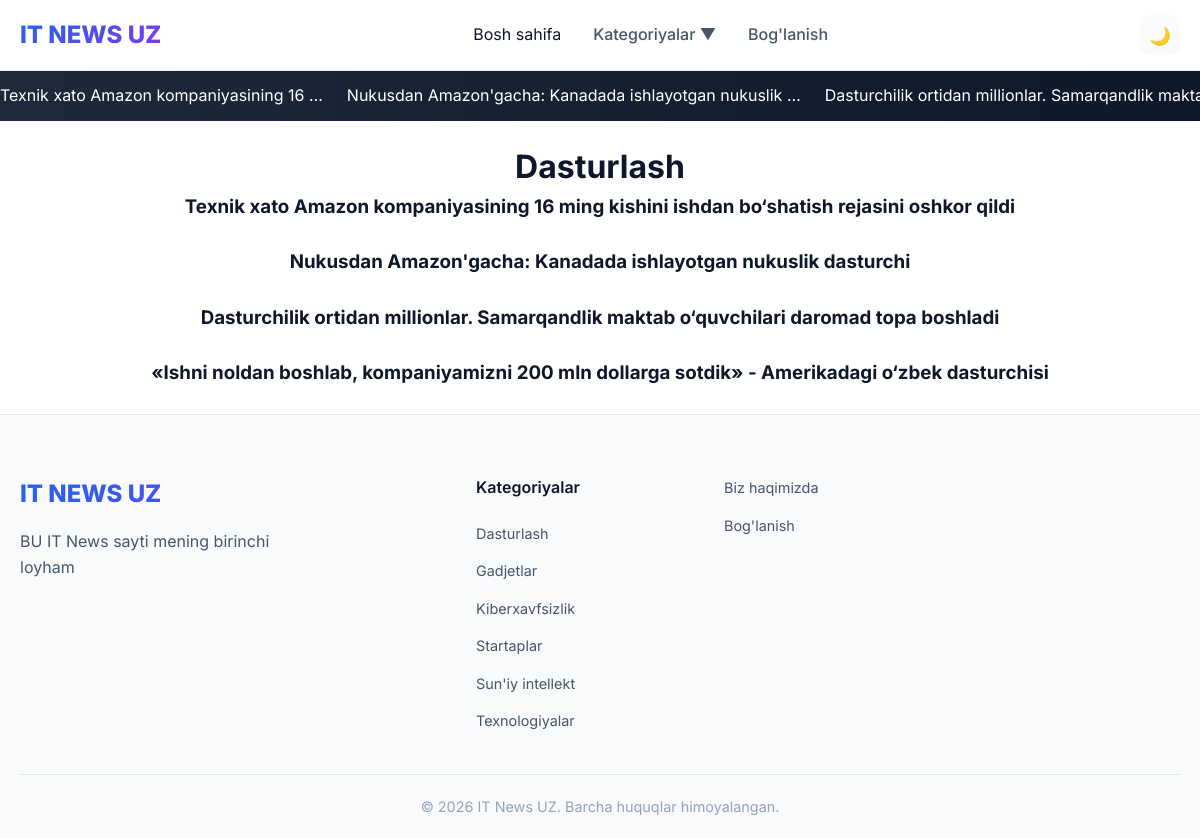
/category_detail/dasturlash/, run on the app's committed database.
### project/models.py (models this page shows, shortened)
class News(models.Model):
    class Status(models.TextChoices):
        Published='PB', 'Yaroqli'
        Draft="DF", 'Yaroqsiz'
    title=models.CharField('Sarlavha',max_length=210)
    slug=models.SlugField(unique=True)
    category=models.ForeignKey(Category,on_delete=models.CASCADE,related_name='posts')
    body=models.TextField('Tavsif')
    image=models.ImageField(upload_to='images/image',blank=True,null=True)
    created_at=models.DateTimeField('Yaratilgan sanasi',auto_now_add=True)
    updated_at=models.DateTimeField('Taxrirlangan sanasi',auto_now=True)
    author=models.CharField('muallifi',max_length=120,default='islom ochilov')
    status=models.CharField(max_length=2,choices=Status.choices,default=Status.Published)
    views=models.PositiveIntegerField(default=0)
    class Meta:
        verbose_name='Yangilik'
        verbose_name_plural="Yangiliklar"

class Category(models.Model):
    name=models.CharField('Nomi',max_length=210)
    slug=models.SlugField(unique=True)
    class Meta:
        verbose_name='Kategoriya'
        verbose_name_plural='Kategoriyalar'

### project/views.py (the view)
# urls.py: path('category_detail/<slug:slug>/',category_detail,name='category_detail'),
def category_detail(request,slug):
    category=get_object_or_404(Category,slug=slug)
    news=News.objects.filter(category=category).order_by('-created_at')
    context={
        'category':category,
        'news':news
    }
    return render(request,'category_news.html',context)

### project/context_processor.py (called while the page is built)
def category_processors(request):
    categories=Category.objects.all()
    context={
        'categories':categories
    }
    return context

def barcha_yangiliklar(request):
    news=News.objects.order_by('-created_at')[:6]
    context={
        'news':news
    }
    return context

### templates/category_news.html
{% extends 'base.html' %}
{% block content %}
<div style="text-align: center; margin-top: 20px;">
    <h1>{{ category.name }}</h1>
    {% for new in news %}
    <h3>
        <a href="{% url 'news_detail' new.pk %}">{{ new.title }}</a>
    </h3>
    <br>
    {% endfor %}
</div>
{% endblock content %}

### templates/base.html (shortened to what this page needs)
{% load static %}
<!DOCTYPE html>
<html lang="uz">
<head>
    <link rel="stylesheet" href="{% static 'css/styles.css' %}">
</head>
<body>
    <header class="header">
        <div class="container">
            <nav class="navbar">
                <a href="#" class="logo">
                    <span class="gradient-text">IT NEWS UZ</span>
                </a>
                <ul class="nav-links">
                    <a href="{% url 'bosh_sahifa' %}" class="active">Bosh sahifa</a>
                    <li class="dropdown">
                        <a href="#">Kategoriyalar <span class="arrow">▼</span></a>
                    </li>
                    <li><a href="{% url 'boglanish' %}">Bog'lanish</a></li>
                </ul>
                <div class="nav-actions">
                    <button class="icon-btn" id="themeToggle" title="Tema almashtirish">🌙</button>
                </div>
            </nav>
        </div>
    </header>
    <div class="live-ticker">
        <div class="ticker-content">
            {% for new in news %}
            <a href="{% url 'news_detail' new.pk %}"><span>{{ new.title|truncatewords:5 }}</span></a>
            {% endfor %}
        </div>
    </div>
    {% block content %}
    {% endblock content %}
    <footer class="footer">
        <div class="container">
            <div class="footer-grid">
                <div class="footer-brand">
                    <span class="gradient-text footer-logo">IT NEWS UZ</span>
                    <p> BU IT News sayti mening birinchi loyham
                    </p>
                </div>
                <div class="footer-links">
                    <h4>Kategoriyalar</h4>
                    <ul>
                        {% for cat in categories %}
                        <li><a href="{% url 'category_detail' cat.slug %}">{{ cat.name }}</a></li>
                        {% endfor %}
                    </ul>
                </div>
                <div class="footer-links">
                    <ul>
                        <li><a href="{% url 'biz_haqimizda' %}">Biz haqimizda</a></li>
                        <li><a href="{% url 'boglanish' %}">Bog'lanish</a></li>
                    </ul>
                </div>
            </div>
            <div class="footer-bottom">
                <p>© 2026 IT News UZ. Barcha huquqlar himoyalangan.</p>
            </div>
        </div>
    </footer>
</body>
</html>

### static/css/styles.css (style rules this page uses)
:root { --bg-primary: #ffffff; --bg-secondary: #f8fafc; --bg-tertiary: #f1f5f9; --text-primary: #0f172a; --text-secondary: #475569; --text-muted: #94a3b8; --border-color: #e2e8f0; --primary: #2563eb; --primary-hover: #1d4ed8; --accent: #f59e0b; --shadow-sm: 0 1px 2px rgba(0, 0, 0, 0.05); --shadow: 0 4px 6px -1px rgba(0, 0, 0, 0.1); --shadow-lg: 0 10px 15px -3px rgba(0, 0, 0, 0.1); --shadow-xl: 0 20px 25px -5px rgba(0, 0, 0, 0.1); --radius-sm: 6px; --radius: 8px; --radius-lg: 12px; --radius-xl: 16px; --transition: 0.3s ease; }
*, *::before, *::after { margin: 0; padding: 0; box-sizing: border-box; }
html { scroll-behavior: smooth; }
body { font-family: "Inter", -apple-system, BlinkMacSystemFont, "Segoe UI", Roboto, sans-serif; background: var(--bg-primary); color: var(--text-primary); line-height: 1.6; transition: background var(--transition), color var(--transition); }
a { text-decoration: none; color: inherit; transition: color var(--transition); }
button { cursor: pointer; border: none; background: none; font-family: inherit; }
ul { list-style: none; }
.container { max-width: 1280px; margin: 0 auto; padding: 0 20px; }
.header { background: var(--bg-primary); border-bottom: 1px solid var(--border-color); position: sticky; top: 0; z-index: 1000; transition: background var(--transition), border var(--transition); }
.navbar { display: flex; align-items: center; justify-content: space-between; height: 70px; gap: 24px; }
.logo { font-size: 1.5rem; font-weight: 800; }
.gradient-text { background: linear-gradient(135deg, #2563eb, #7c3aed); -webkit-background-clip: text; -webkit-text-fill-color: transparent; background-clip: text; }
.nav-links { display: flex; align-items: center; gap: 32px; }
.nav-links > li > a { font-weight: 500; color: var(--text-secondary); padding: 8px 0; position: relative; transition: color var(--transition); }
.dropdown { position: relative; }
.nav-actions { display: flex; align-items: center; gap: 12px; }
.icon-btn { width: 40px; height: 40px; display: flex; align-items: center; justify-content: center; border-radius: var(--radius); background: var(--bg-secondary); font-size: 1.1rem; transition: all var(--transition); }
.live-ticker { background: linear-gradient(90deg, #1e293b, #0f172a); color: white; padding: 12px 0; overflow: hidden; }
.ticker-content { display: flex; gap: 24px; animation: ticker 30s linear infinite; white-space: nowrap; }
.footer { background: var(--bg-secondary); border-top: 1px solid var(--border-color); padding: 60px 0 0; }
.footer-grid { display: grid; grid-template-columns: 2fr 1fr 1fr 1fr; gap: 40px; padding-bottom: 40px; }
.footer-logo { font-size: 1.5rem; font-weight: 800; display: block; margin-bottom: 16px; }
.footer-brand p { color: var(--text-secondary); margin-bottom: 20px; max-width: 300px; }
.footer-links h4 { font-size: 1rem; font-weight: 600; margin-bottom: 20px; }
.footer-links ul { display: flex; flex-direction: column; gap: 12px; }
.footer-links a { color: var(--text-secondary); font-size: 0.9rem; transition: color var(--transition); }
.footer-bottom { border-top: 1px solid var(--border-color); padding: 20px 0; text-align: center; color: var(--text-muted); font-size: 0.9rem; }

### data on the page
News: title "Texnik xato Amazon kompaniyasining 16 …", title "Texnik xato Amazon kompaniyasining 16 ming kishini ishdan bo‘shatish rejasini oshkor qildi"
News: title "Nukusdan Amazon'gacha: Kanadada ishlayotgan nukuslik …", title "Nukusdan Amazon'gacha: Kanadada ishlayotgan nukuslik dasturchi"
News: title "Dasturchilik ortidan millionlar. Samarqandlik…", title "Dasturchilik ortidan millionlar. Samarqandlik maktab o‘quvchilari daromad topa boshladi"
Category: name "Dasturlash"
News: title "«Ishni noldan boshlab, kompaniyamizni 200 mln dollarga sotdik» - Amerikadagi o‘zbek dasturchisi"
Category: name "Gadjetlar"
Category: name "Kiberxavfsizlik"
Category: name "Startaplar"
Category: name "Sun'iy intellekt"
Category: name "Texnologiyalar"
